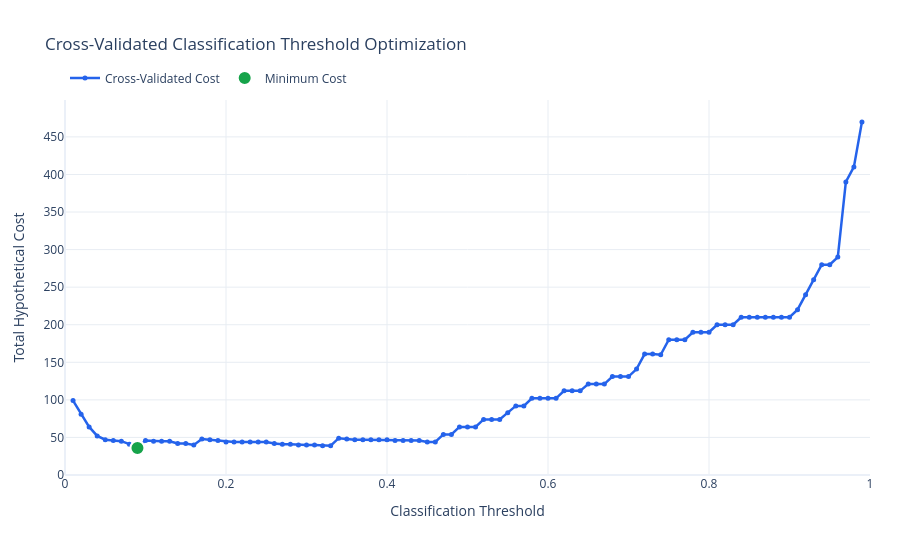

This figure's notebook cell:
### Code cell
import plotly.graph_objects as go

fig = go.Figure()

# Cross-validated total cost
fig.add_trace(go.Scatter(
    x=cv_optimization_df["Threshold"],
    y=cv_optimization_df["Total Cost"],
    mode="lines+markers",
    name="Cross-Validated Cost",
    line=dict(color="#2563EB", width=2.5),
    marker=dict(size=5),
    customdata=cv_optimization_df[
        ["False Negatives", "False Positives"]
    ].to_numpy(),
    hovertemplate=(
        "<b>Threshold: %{x:.2f}</b><br>"
        "Total Cost: %{y}<br>"
        "False Negatives: %{customdata[0]}<br>"
        "False Positives: %{customdata[1]}"
        "<extra></extra>"
    )
))

# Highlight the minimum-cost threshold
fig.add_trace(go.Scatter(
    x=cv_best_results["Threshold"],
    y=cv_best_results["Total Cost"],
    mode="markers",
    name="Minimum Cost",
    marker=dict(
        color="#16A34A",
        size=14,
        line=dict(color="white", width=2)
    ),
    hovertemplate=(
        "<b>Best Cross-Validated Threshold</b><br>"
        "Threshold: %{x:.2f}<br>"
        "Total Cost: %{y}"
        "<extra></extra>"
    )
))

fig.update_layout(
    title="Cross-Validated Classification Threshold Optimization",
    xaxis_title="Classification Threshold",
    yaxis_title="Total Hypothetical Cost",
    template="plotly_white",
    hovermode="closest",
    hoverlabel=dict(font_size=13),
    height=540,
    legend=dict(
        orientation="h",
        yanchor="bottom",
        y=1.02,
        xanchor="left",
        x=0
    ),
    margin=dict(l=65, r=30, t=100, b=65)
)

fig.update_xaxes(
    range=[0, 1],
    showgrid=True,
    gridcolor="#E8EDF3"
)

fig.update_yaxes(
    rangemode="tozero",
    showgrid=True,
    gridcolor="#E8EDF3"
)

fig.show()

### Figure 1 — Plotly figure (JSON) as saved in the notebook; plotly's stock layout.template omitted (floating-point values rounded to 4 significant figures; data arrays with more than 128 entries replaced by an {"elided": "..."} marker saying what was removed)
{"data": [{"customdata": {"elided": "99x2 int values"}, "hovertemplate": "<b>Threshold: %{x:.2f}</b><br>Total Cost: %{y}<br>False Negatives: %{customdata[0]}<br>False Positives: %{customdata[1]}<extra></extra>", "line": {"color": "#2563EB", "width": 2.5}, "marker": {"size": 5}, "mode": "lines+markers", "name": "Cross-Validated Cost", "type": "scatter", "x": [0.01, 0.02, 0.03, 0.04, 0.05, 0.06, 0.07, 0.08, 0.09, 0.1, 0.11, 0.12, 0.13, 0.14, 0.15, 0.16, 0.17, 0.18, 0.19, 0.2, 0.21, 0.22, 0.23, 0.24, 0.25, 0.26, 0.27, 0.28, 0.29, 0.3, 0.31, 0.32, 0.33, 0.34, 0.35, 0.36, 0.37, 0.38, 0.39, 0.4, 0.41, 0.42, 0.43, 0.44, 0.45, 0.46, 0.47, 0.48, 0.49, 0.5, 0.51, 0.52, 0.53, 0.54, 0.55, 0.56, 0.57, 0.58, 0.59, 0.6, 0.61, 0.62, 0.63, 0.64, 0.65, 0.66, 0.67, 0.68, 0.69, 0.7, 0.71, 0.72, 0.73, 0.74, 0.75, 0.76, 0.77, 0.78, 0.79, 0.8, 0.81, 0.82, 0.83, 0.84, 0.85, 0.86, 0.87, 0.88, 0.89, 0.9, 0.91, 0.92, 0.93, 0.94, 0.95, 0.96, 0.97, 0.98, 0.99], "y": [99, 81, 64, 52, 47, 46, 45, 41, 36, 46, 45, 45, 45, 42, 42, 40, 48, 47, 46, 44, 44, 44, 44, 44, 44, 42, 41, 41, 40, 40, 40, 39, 39, 49, 48, 47, 47, 47, 47, 47, 46, 46, 46, 46, 44, 44, 54, 54, 64, 64, 64, 74, 74, 74, 83, 92, 92, 102, 102, 102, 102, 112, 112, 112, 121, 121, 121, 131, 131, 131, 141, 161, 161, 160, 180, 180, 180, 190, 190, 190, 200, 200, 200, 210, 210, 210, 210, 210, 210, 210, 220, 240, 260, 280, 280, 290, 390, 410, 470]}, {"hovertemplate": "<b>Best Cross-Validated Threshold</b><br>Threshold: %{x:.2f}<br>Total Cost: %{y}<extra></extra>", "marker": {"color": "#16A34A", "line": {"color": "white", "width": 2}, "size": 14}, "mode": "markers", "name": "Minimum Cost", "type": "scatter", "x": [0.09], "y": [36]}], "layout": {"height": 540, "hoverlabel": {"font": {"size": 13}}, "hovermode": "closest", "legend": {"orientation": "h", "x": 0, "xanchor": "left", "y": 1.02, "yanchor": "bottom"}, "margin": {"b": 65, "l": 65, "r": 30, "t": 100}, "title": {"text": "Cross-Validated Classification Threshold Optimization"}, "xaxis": {"gridcolor": "#E8EDF3", "range": [0, 1], "showgrid": true, "title": {"text": "Classification Threshold"}}, "yaxis": {"gridcolor": "#E8EDF3", "rangemode": "tozero", "showgrid": true, "title": {"text": "Total Hypothetical Cost"}}}}
